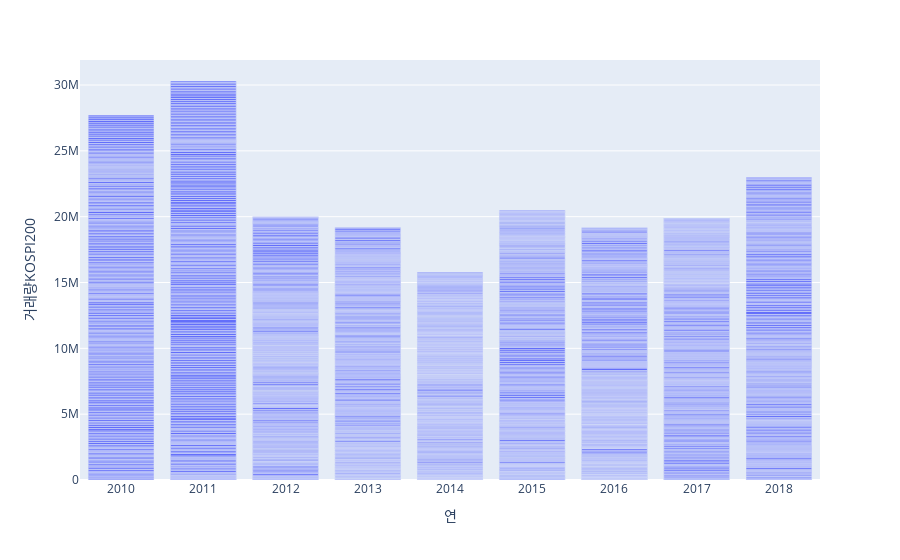

Source (notebook cell):
### Markdown cell above
### 연도

### Code cell
fig = px.bar(df, x="연", y="거래량KOSPI200")
fig.show()

### Figure 1 — Plotly figure (JSON) as saved in the notebook; plotly's stock layout.template omitted (floating-point values rounded to 4 significant figures; data arrays with more than 128 entries replaced by an {"elided": "..."} marker saying what was removed)
{"data": [{"alignmentgroup": "True", "hovertemplate": "연=%{x}<br>거래량KOSPI200=%{y}<extra></extra>", "legendgroup": "", "marker": {"color": "#636efa", "pattern": {"shape": ""}}, "name": "", "offsetgroup": "", "orientation": "v", "showlegend": false, "textposition": "auto", "type": "bar", "x": {"elided": "2220 int values"}, "xaxis": "x", "y": {"elided": "2220 int values"}, "yaxis": "y"}], "layout": {"barmode": "relative", "legend": {"tracegroupgap": 0}, "margin": {"t": 60}, "xaxis": {"anchor": "y", "domain": [0, 1], "title": {"text": "연"}}, "yaxis": {"anchor": "x", "domain": [0, 1], "title": {"text": "거래량KOSPI200"}}}}
